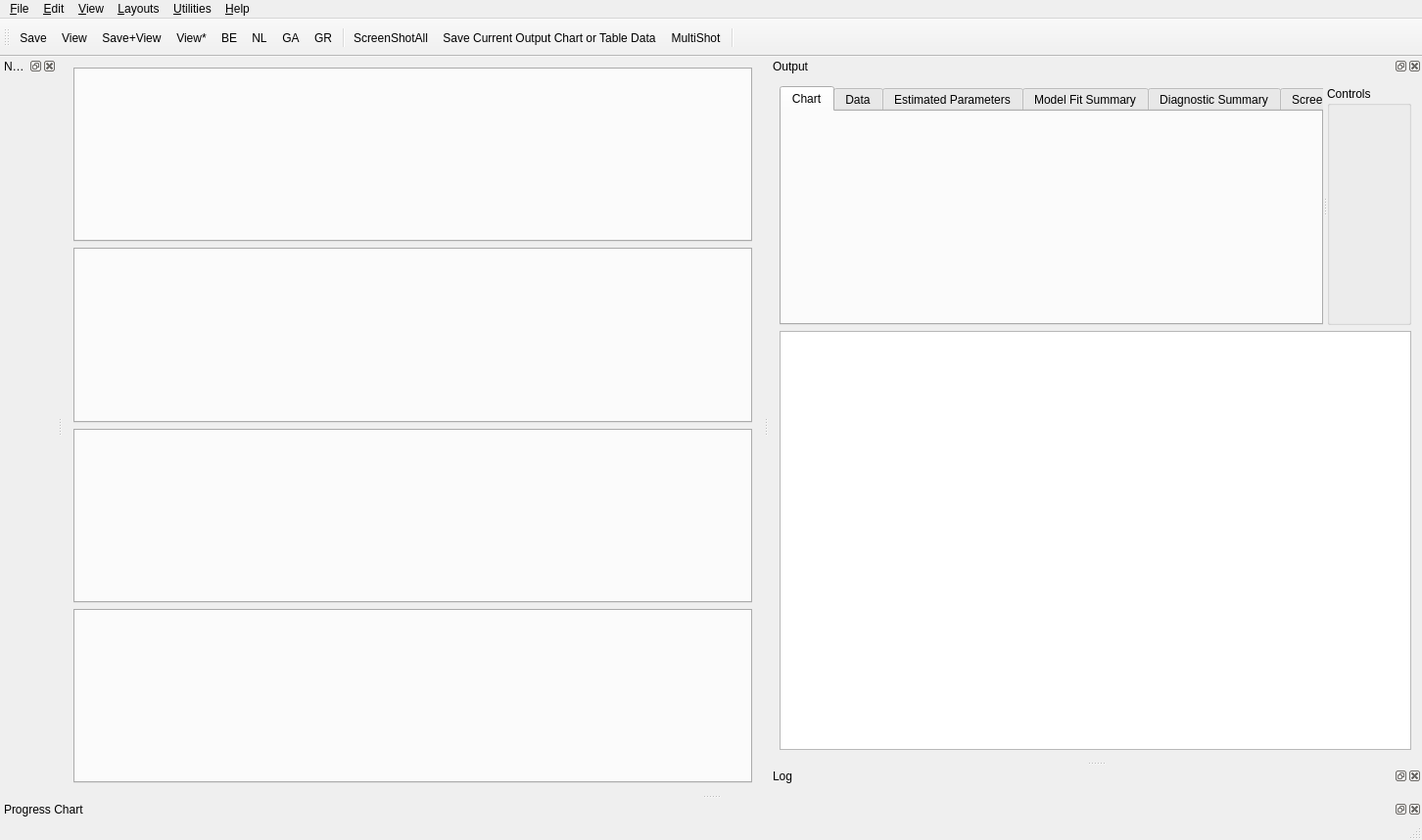
<?xml version="1.0" encoding="UTF-8"?>
<ui version="4.0">
 <class>nmfMainWindow</class>
 <widget class="QMainWindow" name="nmfMainWindow">
  <property name="geometry">
   <rect>
    <x>0</x>
    <y>0</y>
    <width>1452</width>
    <height>858</height>
   </rect>
  </property>
  <property name="windowTitle">
   <string>MSSPM (Kraken)</string>
  </property>
  <widget class="QWidget" name="centralWidget">
   <property name="sizePolicy">
    <sizepolicy hsizetype="Expanding" vsizetype="Expanding">
     <horstretch>0</horstretch>
     <verstretch>0</verstretch>
    </sizepolicy>
   </property>
   <property name="minimumSize">
    <size>
     <width>100</width>
     <height>100</height>
    </size>
   </property>
   <property name="maximumSize">
    <size>
     <width>16777215</width>
     <height>16777215</height>
    </size>
   </property>
   <layout class="QVBoxLayout" name="verticalLayout_3">
    <item>
     <widget class="QTabWidget" name="SetupInputTabWidget">
      <property name="minimumSize">
       <size>
        <width>10</width>
        <height>0</height>
       </size>
      </property>
      <property name="maximumSize">
       <size>
        <width>16777215</width>
        <height>16777215</height>
       </size>
      </property>
      <property name="focusPolicy">
       <enum>Qt::TabFocus</enum>
      </property>
      <property name="whatsThis">
       <string/>
      </property>
      <property name="currentIndex">
       <number>-1</number>
      </property>
     </widget>
    </item>
    <item>
     <widget class="QTabWidget" name="EstimationDataInputTabWidget">
      <property name="enabled">
       <bool>true</bool>
      </property>
      <property name="maximumSize">
       <size>
        <width>16777215</width>
        <height>16777215</height>
       </size>
      </property>
      <property name="toolTip">
       <string/>
      </property>
      <property name="statusTip">
       <string/>
      </property>
      <property name="currentIndex">
       <number>-1</number>
      </property>
      <property name="documentMode">
       <bool>false</bool>
      </property>
      <property name="tabsClosable">
       <bool>false</bool>
      </property>
      <property name="movable">
       <bool>true</bool>
      </property>
     </widget>
    </item>
    <item>
     <widget class="QTabWidget" name="DiagnosticsDataInputTabWidget"/>
    </item>
    <item>
     <widget class="QTabWidget" name="ForecastDataInputTabWidget"/>
    </item>
   </layout>
  </widget>
  <widget class="QMenuBar" name="menuBar">
   <property name="geometry">
    <rect>
     <x>0</x>
     <y>0</y>
     <width>1452</width>
     <height>22</height>
    </rect>
   </property>
   <widget class="QMenu" name="menuFile">
    <property name="title">
     <string>&amp;File</string>
    </property>
    <addaction name="actionOpenCSVFile"/>
    <addaction name="separator"/>
    <addaction name="actionSaveSettings"/>
    <addaction name="actionSaveCurrentRun"/>
    <addaction name="separator"/>
    <addaction name="actionImportDatabase"/>
    <addaction name="actionExportDatabase"/>
    <addaction name="actionExportAllDatabases"/>
    <addaction name="separator"/>
    <addaction name="actionPreferences"/>
    <addaction name="separator"/>
    <addaction name="actionQuit"/>
   </widget>
   <widget class="QMenu" name="menuEdit">
    <property name="title">
     <string>&amp;Edit</string>
    </property>
    <addaction name="actionClear"/>
    <addaction name="actionCopy"/>
    <addaction name="actionPaste"/>
    <addaction name="actionPasteAll"/>
    <addaction name="separator"/>
    <addaction name="actionSelectAll"/>
    <addaction name="actionDeselectAll"/>
   </widget>
   <widget class="QMenu" name="menuData">
    <property name="title">
     <string>&amp;View</string>
    </property>
    <addaction name="actionShowAllSavedRuns"/>
    <addaction name="actionSaveAndShowCurrentRun"/>
    <addaction name="actionShowCurrentRun"/>
    <addaction name="actionShowTableNames"/>
   </widget>
   <widget class="QMenu" name="menuHelp">
    <property name="title">
     <string>&amp;Help</string>
    </property>
    <addaction name="actionAbout"/>
    <addaction name="actionWhatsThis"/>
    <addaction name="actionResetCursor"/>
    <addaction name="separator"/>
   </widget>
   <widget class="QMenu" name="menuUtilities">
    <property name="title">
     <string>&amp;Utilities</string>
    </property>
    <addaction name="actionCreateTables"/>
    <addaction name="actionCreateSimulatedBiomass"/>
    <addaction name="separator"/>
    <addaction name="actionGenerateLinearObservedBiomass"/>
    <addaction name="actionGenerateLogisticObservedBiomass"/>
    <addaction name="actionGenerateLogisticMultiSpeciesObservedBiomass"/>
    <addaction name="actionClearSpecificOutputData"/>
    <addaction name="actionClearOutputData"/>
    <addaction name="separator"/>
    <addaction name="actionSetEstimatedGrowthRateToTestValue"/>
    <addaction name="actionSetEstimatedCarryingCapacityToTestValue"/>
    <addaction name="actionSetEstmatedCompetitionToTestValues"/>
    <addaction name="actionClearEstimatedCompetition"/>
    <addaction name="separator"/>
    <addaction name="actionStopRun"/>
    <addaction name="separator"/>
    <addaction name="separator"/>
    <addaction name="actionToggleManagerMode"/>
    <addaction name="actionToggleManagerModeViewer"/>
   </widget>
   <widget class="QMenu" name="menuLayouts">
    <property name="title">
     <string>&amp;Layouts</string>
    </property>
    <addaction name="actionLayoutOutput"/>
    <addaction name="separator"/>
    <addaction name="actionLayoutDefault"/>
   </widget>
   <addaction name="menuFile"/>
   <addaction name="menuEdit"/>
   <addaction name="menuData"/>
   <addaction name="menuLayouts"/>
   <addaction name="menuUtilities"/>
   <addaction name="menuHelp"/>
  </widget>
  <widget class="QToolBar" name="mainToolBar">
   <property name="windowTitle">
    <string>Main Toolbar</string>
   </property>
   <property name="whatsThis">
    <string>&lt;html&gt;&lt;head/&gt;&lt;body&gt;&lt;p&gt;&lt;br/&gt;&lt;/p&gt;&lt;/body&gt;&lt;/html&gt;</string>
   </property>
   <attribute name="toolBarArea">
    <enum>TopToolBarArea</enum>
   </attribute>
   <attribute name="toolBarBreak">
    <bool>false</bool>
   </attribute>
   <addaction name="actionSaveCurrentRunTB"/>
   <addaction name="actionShowCurrentRunTB"/>
   <addaction name="actionSaveViewTB"/>
   <addaction name="actionShowAllSavedRunsTB"/>
   <addaction name="actionBeesTB"/>
   <addaction name="actionNLoptTB"/>
   <addaction name="actionGeneticTB"/>
   <addaction name="actionGradientTB"/>
   <addaction name="separator"/>
   <addaction name="actionScreenShotAll"/>
   <addaction name="actionScreenShot"/>
   <addaction name="actionMultiShot"/>
   <addaction name="separator"/>
   <addaction name="actionWhatsThisTB"/>
  </widget>
  <widget class="QStatusBar" name="statusBar"/>
  <widget class="QDockWidget" name="NavigatorDockWidget">
   <property name="windowTitle">
    <string>Navigator</string>
   </property>
   <attribute name="dockWidgetArea">
    <number>1</number>
   </attribute>
   <widget class="QWidget" name="NavigatorWidget"/>
  </widget>
  <widget class="QDockWidget" name="OutputDockWidget">
   <property name="windowTitle">
    <string>Output</string>
   </property>
   <attribute name="dockWidgetArea">
    <number>2</number>
   </attribute>
   <widget class="QWidget" name="OutputWidget">
    <layout class="QVBoxLayout" name="verticalLayout_2">
     <item>
      <layout class="QVBoxLayout" name="verticalLayout">
       <item>
        <widget class="QSplitter" name="splitter">
         <property name="orientation">
          <enum>Qt::Horizontal</enum>
         </property>
         <widget class="QTabWidget" name="MSSPMOutputTabWidget">
          <property name="minimumSize">
           <size>
            <width>10</width>
            <height>0</height>
           </size>
          </property>
          <property name="maximumSize">
           <size>
            <width>16777215</width>
            <height>16777215</height>
           </size>
          </property>
          <property name="currentIndex">
           <number>0</number>
          </property>
          <property name="usesScrollButtons">
           <bool>false</bool>
          </property>
          <widget class="QWidget" name="MSSPMOutputChartTab">
           <attribute name="title">
            <string>Chart</string>
           </attribute>
          </widget>
          <widget class="QWidget" name="MSSPMDataTab">
           <attribute name="title">
            <string>Data</string>
           </attribute>
           <layout class="QVBoxLayout" name="verticalLayout_13">
            <item>
             <widget class="QTableView" name="MSSPMOutputTV"/>
            </item>
           </layout>
          </widget>
          <widget class="QWidget" name="MSSPMOutputEstimatedParametersTab">
           <attribute name="title">
            <string>Estimated Parameters</string>
           </attribute>
          </widget>
          <widget class="QWidget" name="MSSPMOutputModelFitSummaryTab">
           <attribute name="title">
            <string>Model Fit Summary</string>
           </attribute>
          </widget>
          <widget class="QWidget" name="MSSPMOutputDiagnosticSummaryTab">
           <attribute name="title">
            <string>Diagnostic Summary</string>
           </attribute>
          </widget>
          <widget class="QWidget" name="MSSPMOutputScreenShotViewerTab">
           <attribute name="title">
            <string>Screen Shot Viewer</string>
           </attribute>
          </widget>
         </widget>
         <widget class="QGroupBox" name="MSSPMOutputControlsGB">
          <property name="sizePolicy">
           <sizepolicy hsizetype="Expanding" vsizetype="Expanding">
            <horstretch>0</horstretch>
            <verstretch>0</verstretch>
           </sizepolicy>
          </property>
          <property name="minimumSize">
           <size>
            <width>0</width>
            <height>0</height>
           </size>
          </property>
          <property name="maximumSize">
           <size>
            <width>16777215</width>
            <height>16777215</height>
           </size>
          </property>
          <property name="title">
           <string>Controls</string>
          </property>
         </widget>
        </widget>
       </item>
       <item>
        <widget class="QTextEdit" name="SetupOutputTE">
         <property name="toolTip">
          <string>Shows the output from the Setup procedure.</string>
         </property>
         <property name="statusTip">
          <string>Shows the output from the Setup procedure.</string>
         </property>
         <property name="whatsThis">
          <string>&lt;html&gt;&lt;head/&gt;&lt;body&gt;&lt;p align=&quot;center&quot;&gt;&lt;span style=&quot; font-weight:600;&quot;&gt;Setup Output&lt;/span&gt;&lt;/p&gt;&lt;p&gt;This window shows a recap of the data entered into MSSPM during the Setup process.&lt;br/&gt;&lt;/p&gt;&lt;/body&gt;&lt;/html&gt;</string>
         </property>
         <property name="readOnly">
          <bool>true</bool>
         </property>
         <property name="html">
          <string>&lt;!DOCTYPE HTML PUBLIC &quot;-//W3C//DTD HTML 4.0//EN&quot; &quot;http://www.w3.org/TR/REC-html40/strict.dtd&quot;&gt;
&lt;html&gt;&lt;head&gt;&lt;meta name=&quot;qrichtext&quot; content=&quot;1&quot; /&gt;&lt;style type=&quot;text/css&quot;&gt;
p, li { white-space: pre-wrap; }
&lt;/style&gt;&lt;/head&gt;&lt;body style=&quot; font-family:'.AppleSystemUIFont'; font-size:13pt; font-weight:400; font-style:normal;&quot;&gt;
&lt;p style=&quot;-qt-paragraph-type:empty; margin-top:0px; margin-bottom:0px; margin-left:0px; margin-right:0px; -qt-block-indent:0; text-indent:0px; font-family:'Noto Sans'; font-size:9pt;&quot;&gt;&lt;br /&gt;&lt;/p&gt;&lt;/body&gt;&lt;/html&gt;</string>
         </property>
        </widget>
       </item>
      </layout>
     </item>
    </layout>
   </widget>
  </widget>
  <widget class="QDockWidget" name="LogDockWidget">
   <property name="windowTitle">
    <string>Log</string>
   </property>
   <attribute name="dockWidgetArea">
    <number>2</number>
   </attribute>
   <widget class="QWidget" name="LogWidget"/>
  </widget>
  <widget class="QDockWidget" name="ProgressDockWidget">
   <property name="windowTitle">
    <string>Progress Chart</string>
   </property>
   <attribute name="dockWidgetArea">
    <number>8</number>
   </attribute>
   <widget class="QWidget" name="ProgressWidget"/>
  </widget>
  <action name="actionConnectToDatabase">
   <property name="text">
    <string>&amp;Connect to Database</string>
   </property>
  </action>
  <action name="actionShowTableNames">
   <property name="text">
    <string>&amp;Table Names</string>
   </property>
   <property name="shortcut">
    <string>Ctrl+Shift+T</string>
   </property>
  </action>
  <action name="actionQuit">
   <property name="text">
    <string>&amp;Quit</string>
   </property>
   <property name="shortcut">
    <string>Ctrl+Q</string>
   </property>
  </action>
  <action name="actionCopy">
   <property name="text">
    <string>&amp;Copy</string>
   </property>
   <property name="toolTip">
    <string>Copy</string>
   </property>
   <property name="shortcut">
    <string>Ctrl+C</string>
   </property>
  </action>
  <action name="actionPaste">
   <property name="text">
    <string>&amp;Paste</string>
   </property>
   <property name="shortcut">
    <string>Ctrl+V</string>
   </property>
  </action>
  <action name="actionClear">
   <property name="text">
    <string>C&amp;lear</string>
   </property>
   <property name="shortcut">
    <string>Ctrl+X</string>
   </property>
  </action>
  <action name="actionPasteAll">
   <property name="text">
    <string>Paste &amp;All</string>
   </property>
   <property name="shortcut">
    <string>Ctrl+Shift+V</string>
   </property>
  </action>
  <action name="actionSelectAll">
   <property name="text">
    <string>&amp;Select All</string>
   </property>
   <property name="shortcut">
    <string>Ctrl+A</string>
   </property>
  </action>
  <action name="actionDeselectAll">
   <property name="text">
    <string>&amp;Deselect All</string>
   </property>
   <property name="shortcut">
    <string>Ctrl+Shift+A</string>
   </property>
  </action>
  <action name="actionShowCurrentRun">
   <property name="checkable">
    <bool>false</bool>
   </property>
   <property name="text">
    <string>Current Run</string>
   </property>
   <property name="toolTip">
    <string>Show chart of current run</string>
   </property>
   <property name="statusTip">
    <string>Show chart of current run</string>
   </property>
   <property name="shortcut">
    <string>Ctrl+Shift+C</string>
   </property>
  </action>
  <action name="actionClearOutputData2">
   <property name="text">
    <string>Clear Output Data</string>
   </property>
   <property name="toolTip">
    <string>Clears all estimated and derived output tables from database</string>
   </property>
   <property name="statusTip">
    <string>Clears all estimated and derived output tables from database</string>
   </property>
  </action>
  <action name="actionShowAllSavedRuns">
   <property name="text">
    <string>All Saved Runs</string>
   </property>
   <property name="toolTip">
    <string>Show charts of all data in output tables.</string>
   </property>
   <property name="statusTip">
    <string>Show charts of all data in output tables.</string>
   </property>
  </action>
  <action name="actionSaveCurrentRun">
   <property name="text">
    <string>Save Current Run</string>
   </property>
  </action>
  <action name="actionClearOutputData">
   <property name="text">
    <string>Clear All Output Data</string>
   </property>
   <property name="toolTip">
    <string>Clears all Output and Forecast tables from database</string>
   </property>
   <property name="statusTip">
    <string>Clears all Output and Forecast tables from database</string>
   </property>
  </action>
  <action name="actionSaveAndShowCurrentRun">
   <property name="text">
    <string>And Save Current Run</string>
   </property>
   <property name="toolTip">
    <string>Save and then show chart of current run</string>
   </property>
   <property name="statusTip">
    <string>Save and then show chart of current run</string>
   </property>
  </action>
  <action name="actionShowCurrentRunTB">
   <property name="text">
    <string>View</string>
   </property>
   <property name="toolTip">
    <string>View Current Run</string>
   </property>
   <property name="whatsThis">
    <string>&lt;html&gt;&lt;head/&gt;&lt;body&gt;&lt;p align=&quot;center&quot;&gt;&lt;span style=&quot; font-weight:600;&quot;&gt;View Current Run&lt;/span&gt;&lt;/p&gt;&lt;p&gt;Shows the current run for the currently selected Species. This is the run that was previously saved.&lt;/p&gt;&lt;/body&gt;&lt;/html&gt;</string>
   </property>
  </action>
  <action name="actionShowAllSavedRunsTB">
   <property name="text">
    <string>View*</string>
   </property>
   <property name="toolTip">
    <string>View All Saved Runs</string>
   </property>
   <property name="whatsThis">
    <string>&lt;html&gt;&lt;head/&gt;&lt;body&gt;&lt;p align=&quot;center&quot;&gt;&lt;span style=&quot; font-weight:600;&quot;&gt;Show All Saved Runs&lt;/span&gt;&lt;/p&gt;&lt;p&gt;This feature allows all the saved runs to be viewed on the same chart. This button must be used in conjunction with the BE and NL toggles to filter which saved runs are to be displayed.&lt;/p&gt;&lt;/body&gt;&lt;/html&gt;</string>
   </property>
  </action>
  <action name="actionSaveCurrentRunTB">
   <property name="text">
    <string>Save</string>
   </property>
   <property name="toolTip">
    <string>Save Current Run</string>
   </property>
   <property name="whatsThis">
    <string>&lt;html&gt;&lt;head/&gt;&lt;body&gt;&lt;p align=&quot;center&quot;&gt;&lt;span style=&quot; font-weight:600;&quot;&gt;Save Current Run&lt;/span&gt;&lt;/p&gt;&lt;p&gt;Saves the current run so it can be viewed with other saved runs on same plot.&lt;/p&gt;&lt;/body&gt;&lt;/html&gt;</string>
   </property>
  </action>
  <action name="actionBeesTB">
   <property name="checkable">
    <bool>true</bool>
   </property>
   <property name="checked">
    <bool>false</bool>
   </property>
   <property name="text">
    <string>BE</string>
   </property>
   <property name="toolTip">
    <string>Used with View* to show only Bees Algorithm curves</string>
   </property>
   <property name="whatsThis">
    <string>&lt;html&gt;&lt;head/&gt;&lt;body&gt;&lt;p align=&quot;center&quot;&gt;&lt;span style=&quot; font-weight:600;&quot;&gt;Bees Filter&lt;/span&gt;&lt;/p&gt;&lt;p&gt;When used in conjunction with the View* button, this option allows all of the Bees saved plots to be viewed in the same chart.&lt;/p&gt;&lt;/body&gt;&lt;/html&gt;</string>
   </property>
  </action>
  <action name="actionGeneticTB">
   <property name="checkable">
    <bool>true</bool>
   </property>
   <property name="checked">
    <bool>false</bool>
   </property>
   <property name="text">
    <string>GA</string>
   </property>
   <property name="toolTip">
    <string>Used with View* to show only Genetic Algorithm curves</string>
   </property>
  </action>
  <action name="actionGradientTB">
   <property name="checkable">
    <bool>true</bool>
   </property>
   <property name="checked">
    <bool>false</bool>
   </property>
   <property name="text">
    <string>GR</string>
   </property>
   <property name="toolTip">
    <string>Used with View* to show only Gradient-Based Algorithm curves</string>
   </property>
  </action>
  <action name="actionGenerateLinearObservedBiomass">
   <property name="text">
    <string>Generate Linear Observed Biomass</string>
   </property>
   <property name="toolTip">
    <string>Generate Linear Observed Biomass for Testing Purposes</string>
   </property>
   <property name="visible">
    <bool>false</bool>
   </property>
  </action>
  <action name="actionGenerateLogisticObservedBiomass">
   <property name="text">
    <string>Generate Logistic Observed Biomass</string>
   </property>
   <property name="toolTip">
    <string>Generate Logistic Observed Biomass for Testing Purposes</string>
   </property>
   <property name="visible">
    <bool>false</bool>
   </property>
  </action>
  <action name="actionGenerateLogisticMultiSpeciesObservedBiomass">
   <property name="text">
    <string>Generate Logistic Multi-Species Observed Biomass</string>
   </property>
   <property name="toolTip">
    <string>Generate Logistic Multi-Species Observed Biomass for Testing Purposes</string>
   </property>
   <property name="visible">
    <bool>false</bool>
   </property>
  </action>
  <action name="actionSetEstimatedGrowthRateToTestValue">
   <property name="checkable">
    <bool>false</bool>
   </property>
   <property name="text">
    <string>Set Estimated Growth Rate to Test Value </string>
   </property>
   <property name="visible">
    <bool>false</bool>
   </property>
  </action>
  <action name="actionSetEstimatedCarryingCapacityToTestValue">
   <property name="text">
    <string>Set Estimated Carrying Capacity to Test Value</string>
   </property>
   <property name="visible">
    <bool>false</bool>
   </property>
  </action>
  <action name="actionSetEstmatedCompetitionToTestValues">
   <property name="text">
    <string>Set Estmated Competition to Test Values</string>
   </property>
   <property name="visible">
    <bool>false</bool>
   </property>
  </action>
  <action name="actionClearEstimatedCompetition">
   <property name="text">
    <string>Clear Estimated Competition</string>
   </property>
   <property name="visible">
    <bool>false</bool>
   </property>
  </action>
  <action name="actionSaveViewTB">
   <property name="text">
    <string>Save+View</string>
   </property>
   <property name="toolTip">
    <string>Save the Current Run and View the Output</string>
   </property>
   <property name="whatsThis">
    <string>&lt;html&gt;&lt;head/&gt;&lt;body&gt;&lt;p align=&quot;center&quot;&gt;&lt;span style=&quot; font-weight:600;&quot;&gt;Save+View&lt;/span&gt;&lt;/p&gt;&lt;p&gt;This feature allows the user to Save the current run and View it as the current plot. It is the default behavior of the tool.&lt;/p&gt;&lt;/body&gt;&lt;/html&gt;</string>
   </property>
  </action>
  <action name="actionStopRun">
   <property name="text">
    <string>&amp;Stop the Current Run</string>
   </property>
   <property name="shortcut">
    <string>Ctrl+Esc</string>
   </property>
  </action>
  <action name="actionCreateTables">
   <property name="text">
    <string>Create Tables</string>
   </property>
   <property name="toolTip">
    <string>Creates any database tables not yet created</string>
   </property>
   <property name="statusTip">
    <string>Creates any database tables not yet created</string>
   </property>
  </action>
  <action name="actionLayoutOutput">
   <property name="text">
    <string>&amp;Output</string>
   </property>
   <property name="shortcut">
    <string>Ctrl+1</string>
   </property>
  </action>
  <action name="actionLayoutDefault">
   <property name="text">
    <string>&amp;Default</string>
   </property>
   <property name="shortcut">
    <string>Ctrl+L</string>
   </property>
  </action>
  <action name="actionWhatsThis">
   <property name="checkable">
    <bool>false</bool>
   </property>
   <property name="checked">
    <bool>false</bool>
   </property>
   <property name="text">
    <string>&amp;What's This?</string>
   </property>
   <property name="iconText">
    <string>Point and Click Help Feature (called &quot;What's This?&quot;) </string>
   </property>
   <property name="toolTip">
    <string>Point and Click Help Feature (called &quot;What's This?&quot;) </string>
   </property>
   <property name="statusTip">
    <string>Point and Click Help Feature (called &quot;What's This?&quot;) </string>
   </property>
  </action>
  <action name="actionAbout">
   <property name="text">
    <string>About...</string>
   </property>
  </action>
  <action name="actionWhatsThisTB">
   <property name="icon">
    <iconset resource="resource.qrc">
     <normaloff>:/icons/whatsthis.png</normaloff>:/icons/whatsthis.png</iconset>
   </property>
   <property name="text">
    <string/>
   </property>
   <property name="toolTip">
    <string>Point and Click Help Feature (called &quot;What's This?&quot;) </string>
   </property>
   <property name="statusTip">
    <string>Point and Click Help Feature (called &quot;What's This?&quot;) </string>
   </property>
   <property name="whatsThis">
    <string>&lt;html&gt;&lt;head/&gt;&lt;body&gt;&lt;p align=&quot;center&quot;&gt;&lt;span style=&quot; font-weight:600;&quot;&gt;WhatsThis? Help&lt;/span&gt;&lt;/p&gt;&lt;p&gt;This is the WhatsThis? help functionality available in this application. Selecting this feature will transform the cursor into a WhatsThis? cursor. As the user hovers this transformed cursor over an object that has additional &amp;quot;WhatsThis?&amp;quot; help implemented, the cursor shape will change to a question mark with an arrow which signifies additional popup help will appear once the user clicks over the object.&lt;/p&gt;&lt;/body&gt;&lt;/html&gt;</string>
   </property>
  </action>
  <action name="actionNLoptTB">
   <property name="checkable">
    <bool>true</bool>
   </property>
   <property name="text">
    <string>NL</string>
   </property>
   <property name="toolTip">
    <string>Used with View* to show only the NLopt curves</string>
   </property>
   <property name="whatsThis">
    <string>&lt;html&gt;&lt;head/&gt;&lt;body&gt;&lt;p align=&quot;center&quot;&gt;&lt;span style=&quot; font-weight:600;&quot;&gt;NLopt Filter&lt;/span&gt;&lt;/p&gt;&lt;p&gt;When used in conjunction with the View* button, this option allows all of the NLopt saved plots to be viewed in the same chart.&lt;/p&gt;&lt;/body&gt;&lt;/html&gt;</string>
   </property>
  </action>
  <action name="actionSaveSettings">
   <property name="text">
    <string>Save Settings</string>
   </property>
   <property name="toolTip">
    <string>Save GUI Location and Size</string>
   </property>
  </action>
  <action name="actionClearSpecificOutputData">
   <property name="text">
    <string>Clear Specific Output Data...</string>
   </property>
   <property name="toolTip">
    <string>Clears Output and Forecast tables of a specific Algorithm from database</string>
   </property>
   <property name="statusTip">
    <string>Clears Output and Forecast tables of a specific Algorithm from database</string>
   </property>
  </action>
  <action name="actionPreferences">
   <property name="text">
    <string>P&amp;references...</string>
   </property>
   <property name="toolTip">
    <string>Application Preferences</string>
   </property>
   <property name="statusTip">
    <string>Application Preferences</string>
   </property>
   <property name="shortcut">
    <string>Ctrl+P</string>
   </property>
  </action>
  <action name="actionScreenShot">
   <property name="icon">
    <iconset resource="resource.qrc">
     <normaloff>:/icons/scrgrb.png</normaloff>:/icons/scrgrb.png</iconset>
   </property>
   <property name="text">
    <string>Save Current Output Chart or Table Data</string>
   </property>
   <property name="iconText">
    <string>Save Current Output Chart or Table Data</string>
   </property>
   <property name="toolTip">
    <string>Save Current Output Chart or Table Data</string>
   </property>
   <property name="whatsThis">
    <string>&lt;html&gt;&lt;head/&gt;&lt;body&gt;&lt;p align=&quot;center&quot;&gt;&lt;span style=&quot; font-weight:600;&quot;&gt;Snapshot&lt;/span&gt;&lt;/p&gt;&lt;p&gt;This function saves either the current Output Chart or Output Table Data when clicked, depending upon what's currently visible, after prompting the user for a file name.&lt;/p&gt;&lt;/body&gt;&lt;/html&gt;</string>
   </property>
  </action>
  <action name="actionImportDatabase">
   <property name="text">
    <string>Import Database...</string>
   </property>
   <property name="toolTip">
    <string>Import MySQL Database</string>
   </property>
   <property name="statusTip">
    <string>Import MySQL Database</string>
   </property>
  </action>
  <action name="actionExportDatabase">
   <property name="text">
    <string>Export Database...</string>
   </property>
   <property name="toolTip">
    <string>Export MySQL Database</string>
   </property>
   <property name="statusTip">
    <string>Export MySQL Database</string>
   </property>
  </action>
  <action name="actionMultiShot">
   <property name="checkable">
    <bool>true</bool>
   </property>
   <property name="icon">
    <iconset>
     <normaloff>:/icons/multishot2.png</normaloff>
     <normalon>:/icons/multishot.png</normalon>:/icons/multishot2.png</iconset>
   </property>
   <property name="text">
    <string>MultiShot</string>
   </property>
   <property name="toolTip">
    <string>Toggles multi shot mode</string>
   </property>
   <property name="whatsThis">
    <string>&lt;html&gt;&lt;head/&gt;&lt;body&gt;&lt;p align=&quot;center&quot;&gt;&lt;span style=&quot; font-weight:600;&quot;&gt;Multi Shot&lt;/span&gt;&lt;/p&gt;&lt;p&gt;This button acts as a toggle for capturing multiple plots to the same image file. The user clicks this button once to activate multi shot mode. The user then captures plots in whatever order desired by using the camera icon to the left. The user exits multi shot mode by clicking this button again.&lt;/p&gt;&lt;p&gt;When the uiser leaves the multi shot mode, they will be prompted for an image file name which will contain all of the captured plots merged vertically into a single image file.&lt;/p&gt;&lt;/body&gt;&lt;/html&gt;</string>
   </property>
  </action>
  <action name="actionScreenShotAll">
   <property name="icon">
    <iconset resource="resource.qrc">
     <normaloff>:/icons/scrgrbAll.png</normaloff>:/icons/scrgrbAll.png</iconset>
   </property>
   <property name="text">
    <string>ScreenShotAll</string>
   </property>
   <property name="toolTip">
    <string>Captures all Species/Guild plots (for the current Chart Type) at once</string>
   </property>
   <property name="whatsThis">
    <string>&lt;html&gt;&lt;head/&gt;&lt;body&gt;&lt;p align=&quot;center&quot;&gt;&lt;span style=&quot; font-weight:600;&quot;&gt;All Species Capture&lt;/span&gt;&lt;/p&gt;&lt;p&gt;This feature allows the user to capture all the Species or Guild plots (for the current chart type) into one composite image. The layout of plots is per the layout defined in the Preferences. The composite plot is then available to the user in the Screen Shot Viewer tab for viewing.&lt;/p&gt;&lt;/body&gt;&lt;/html&gt;</string>
   </property>
  </action>
  <action name="actionResetCursor">
   <property name="text">
    <string>Reset Cursor</string>
   </property>
  </action>
  <action name="actionExportAllDatabases">
   <property name="text">
    <string>Export All Databases...</string>
   </property>
   <property name="toolTip">
    <string>Export All MySQL Databases</string>
   </property>
  </action>
  <action name="actionToggleManagerMode">
   <property name="checkable">
    <bool>true</bool>
   </property>
   <property name="text">
    <string>&amp;REMORA Management Tool</string>
   </property>
   <property name="toolTip">
    <string>Toggles On/Off the REMORA Management Tool</string>
   </property>
   <property name="shortcut">
    <string>Ctrl+R</string>
   </property>
  </action>
  <action name="actionToggleManagerModeViewer">
   <property name="checkable">
    <bool>true</bool>
   </property>
   <property name="text">
    <string>REMORA Vie&amp;wer</string>
   </property>
   <property name="toolTip">
    <string>Toggles On/Off the REMORA Viewer</string>
   </property>
   <property name="shortcut">
    <string>Ctrl+W</string>
   </property>
  </action>
  <action name="actionOpenCSVFile">
   <property name="enabled">
    <bool>false</bool>
   </property>
   <property name="text">
    <string>Open CSV File...</string>
   </property>
   <property name="toolTip">
    <string>Open VIEWMORA CSV File</string>
   </property>
   <property name="statusTip">
    <string>Open REMORA CSV File</string>
   </property>
  </action>
  <action name="actionCreateSimulatedBiomass">
   <property name="text">
    <string>Create Simulated Biomass...</string>
   </property>
   <property name="toolTip">
    <string>Create Simulated Biomass Dataset</string>
   </property>
  </action>
 </widget>
 <layoutdefault spacing="6" margin="11"/>
 <resources>
  <include location="resource.qrc"/>
 </resources>
 <connections/>
</ui>
